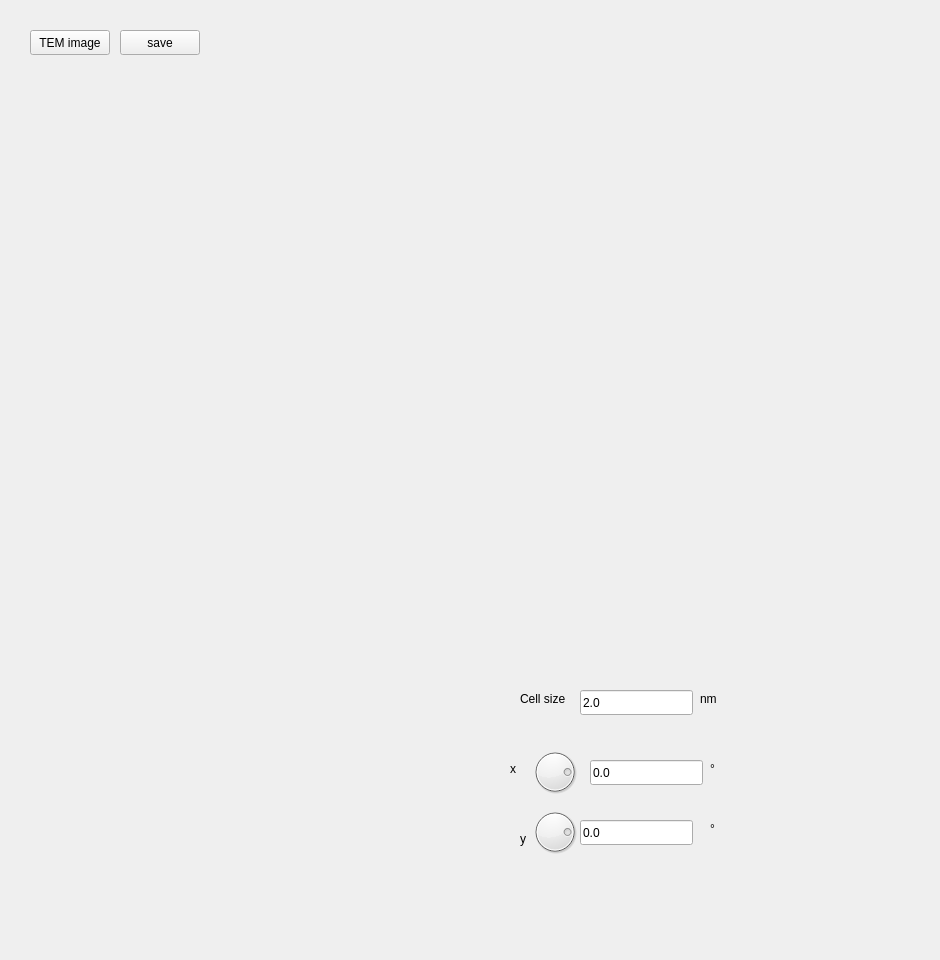
    <widget class="QWidget" name="TEM">
     <attribute name="title">
      <string>4(a) - TEM image simulation</string>
     </attribute>
     <widget class="QPushButton" name="WD_button_TEM_img">
      <property name="geometry">
       <rect>
        <x>30</x>
        <y>30</y>
        <width>80</width>
        <height>25</height>
       </rect>
      </property>
      <property name="text">
       <string>TEM image</string>
      </property>
     </widget>
     <widget class="MatplotlibWidget" name="WD_TEMview" native="true">
      <property name="geometry">
       <rect>
        <x>20</x>
        <y>80</y>
        <width>911</width>
        <height>391</height>
       </rect>
      </property>
     </widget>
     <widget class="MatplotlibWidget" name="WD_TEMview_2" native="true">
      <property name="geometry">
       <rect>
        <x>20</x>
        <y>500</y>
        <width>471</width>
        <height>451</height>
       </rect>
      </property>
     </widget>
     <widget class="QLineEdit" name="WD_lineedit_cellsize">
      <property name="geometry">
       <rect>
        <x>580</x>
        <y>690</y>
        <width>113</width>
        <height>25</height>
       </rect>
      </property>
      <property name="text">
       <string>2.0</string>
      </property>
     </widget>
     <widget class="QLabel" name="WD_label_cellsize">
      <property name="geometry">
       <rect>
        <x>520</x>
        <y>690</y>
        <width>54</width>
        <height>17</height>
       </rect>
      </property>
      <property name="text">
       <string>Cell size</string>
      </property>
     </widget>
     <widget class="QLabel" name="WD_label_cellsize_unit">
      <property name="geometry">
       <rect>
        <x>700</x>
        <y>690</y>
        <width>101</width>
        <height>17</height>
       </rect>
      </property>
      <property name="text">
       <string>nm</string>
      </property>
     </widget>
     <widget class="QDial" name="WD_dial_x">
      <property name="geometry">
       <rect>
        <x>530</x>
        <y>740</y>
        <width>50</width>
        <height>64</height>
       </rect>
      </property>
      <property name="minimum">
       <number>0</number>
      </property>
      <property name="maximum">
       <number>360</number>
      </property>
      <property name="value">
       <number>90</number>
      </property>
      <property name="sliderPosition">
       <number>90</number>
      </property>
      <property name="orientation">
       <enum>Qt::Vertical</enum>
      </property>
      <property name="invertedAppearance">
       <bool>true</bool>
      </property>
      <property name="invertedControls">
       <bool>false</bool>
      </property>
      <property name="wrapping">
       <bool>true</bool>
      </property>
      <property name="notchesVisible">
       <bool>false</bool>
      </property>
     </widget>
     <widget class="QLineEdit" name="WD_lineedit_dial_x">
      <property name="geometry">
       <rect>
        <x>590</x>
        <y>760</y>
        <width>113</width>
        <height>25</height>
       </rect>
      </property>
      <property name="text">
       <string>0.0</string>
      </property>
     </widget>
     <widget class="QLabel" name="WD_label_dial_x_unit">
      <property name="geometry">
       <rect>
        <x>710</x>
        <y>760</y>
        <width>101</width>
        <height>17</height>
       </rect>
      </property>
      <property name="text">
       <string>°</string>
      </property>
     </widget>
     <widget class="QLabel" name="WD_label_dial_x">
      <property name="geometry">
       <rect>
        <x>510</x>
        <y>760</y>
        <width>16</width>
        <height>17</height>
       </rect>
      </property>
      <property name="text">
       <string>x</string>
      </property>
     </widget>
     <widget class="QDial" name="WD_dial_y">
      <property name="geometry">
       <rect>
        <x>530</x>
        <y>800</y>
        <width>50</width>
        <height>64</height>
       </rect>
      </property>
      <property name="minimum">
       <number>0</number>
      </property>
      <property name="maximum">
       <number>360</number>
      </property>
      <property name="value">
       <number>90</number>
      </property>
      <property name="sliderPosition">
       <number>90</number>
      </property>
      <property name="orientation">
       <enum>Qt::Vertical</enum>
      </property>
      <property name="invertedAppearance">
       <bool>true</bool>
      </property>
      <property name="invertedControls">
       <bool>false</bool>
      </property>
      <property name="wrapping">
       <bool>true</bool>
      </property>
      <property name="notchesVisible">
       <bool>false</bool>
      </property>
     </widget>
     <widget class="QLabel" name="WD_label_dial_y_unit">
      <property name="geometry">
       <rect>
        <x>710</x>
        <y>820</y>
        <width>101</width>
        <height>17</height>
       </rect>
      </property>
      <property name="text">
       <string>°</string>
      </property>
     </widget>
     <widget class="QLabel" name="WD_label_dial_y">
      <property name="geometry">
       <rect>
        <x>520</x>
        <y>830</y>
        <width>16</width>
        <height>17</height>
       </rect>
      </property>
      <property name="text">
       <string>y</string>
      </property>
     </widget>
     <widget class="QLineEdit" name="WD_lineedit_dial_y">
      <property name="geometry">
       <rect>
        <x>580</x>
        <y>820</y>
        <width>113</width>
        <height>25</height>
       </rect>
      </property>
      <property name="text">
       <string>0.0</string>
      </property>
     </widget>
     <widget class="QPushButton" name="WD_button_TEM_save">
      <property name="geometry">
       <rect>
        <x>120</x>
        <y>30</y>
        <width>80</width>
        <height>25</height>
       </rect>
      </property>
      <property name="text">
       <string>save</string>
      </property>
     </widget>
    </widget>
